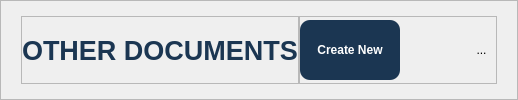
        <widget class="QFrame" name="headerArea">
         <property name="frameShape">
          <enum>QFrame::Shape::StyledPanel</enum>
         </property>
         <property name="frameShadow">
          <enum>QFrame::Shadow::Raised</enum>
         </property>
         <layout class="QHBoxLayout" name="horizontalLayout_2">
          <property name="spacing">
           <number>0</number>
          </property>
          <property name="leftMargin">
           <number>20</number>
          </property>
          <property name="topMargin">
           <number>15</number>
          </property>
          <property name="rightMargin">
           <number>20</number>
          </property>
          <property name="bottomMargin">
           <number>15</number>
          </property>
          <item>
           <widget class="QFrame" name="frame_4">
            <property name="sizePolicy">
             <sizepolicy hsizetype="Expanding" vsizetype="Preferred">
              <horstretch>0</horstretch>
              <verstretch>0</verstretch>
             </sizepolicy>
            </property>
            <property name="frameShape">
             <enum>QFrame::Shape::StyledPanel</enum>
            </property>
            <property name="frameShadow">
             <enum>QFrame::Shadow::Raised</enum>
            </property>
            <layout class="QHBoxLayout" name="horizontalLayout_4">
             <property name="spacing">
              <number>0</number>
             </property>
             <property name="leftMargin">
              <number>0</number>
             </property>
             <property name="topMargin">
              <number>0</number>
             </property>
             <property name="rightMargin">
              <number>0</number>
             </property>
             <property name="bottomMargin">
              <number>0</number>
             </property>
             <item>
              <widget class="QLabel" name="title">
               <property name="sizePolicy">
                <sizepolicy hsizetype="Minimum" vsizetype="Preferred">
                 <horstretch>0</horstretch>
                 <verstretch>0</verstretch>
                </sizepolicy>
               </property>
               <property name="font">
                <font>
                 <pointsize>20</pointsize>
                 <bold>true</bold>
                </font>
               </property>
               <property name="styleSheet">
                <string notr="true">color: #1b3652;</string>
               </property>
               <property name="text">
                <string>OTHER DOCUMENTS</string>
               </property>
              </widget>
             </item>
            </layout>
           </widget>
          </item>
          <item alignment="Qt::AlignRight">
           <widget class="QFrame" name="frame_3">
            <property name="frameShape">
             <enum>QFrame::Shape::StyledPanel</enum>
            </property>
            <property name="frameShadow">
             <enum>QFrame::Shadow::Raised</enum>
            </property>
            <layout class="QHBoxLayout" name="horizontalLayout_3">
             <property name="spacing">
              <number>20</number>
             </property>
             <property name="leftMargin">
              <number>0</number>
             </property>
             <property name="topMargin">
              <number>3</number>
             </property>
             <property name="rightMargin">
              <number>5</number>
             </property>
             <property name="bottomMargin">
              <number>3</number>
             </property>
             <item>
              <widget class="QPushButton" name="createBtn">
               <property name="sizePolicy">
                <sizepolicy hsizetype="Preferred" vsizetype="Preferred">
                 <horstretch>0</horstretch>
                 <verstretch>0</verstretch>
                </sizepolicy>
               </property>
               <property name="minimumSize">
                <size>
                 <width>100</width>
                 <height>20</height>
                </size>
               </property>
               <property name="maximumSize">
                <size>
                 <width>100</width>
                 <height>16777215</height>
                </size>
               </property>
               <property name="font">
                <font>
                 <bold>true</bold>
                </font>
               </property>
               <property name="styleSheet">
                <string notr="true">background-color: #1b3652;
color: white;
border-radius: 10px;</string>
               </property>
               <property name="text">
                <string>Create New</string>
               </property>
              </widget>
             </item>
             <item>
              <widget class="QPushButton" name="searchBtn">
               <property name="styleSheet">
                <string notr="true">border: none;</string>
               </property>
               <property name="text">
                <string/>
               </property>
               <property name="icon">
                <iconset>
                 <normaloff>:/icon/search(blue).svg</normaloff>:/icon/search(blue).svg</iconset>
               </property>
               <property name="iconSize">
                <size>
                 <width>25</width>
                 <height>25</height>
                </size>
               </property>
              </widget>
             </item>
             <item>
              <widget class="QToolButton" name="sortBtn">
               <property name="styleSheet">
                <string notr="true">border: none;</string>
               </property>
               <property name="text">
                <string>...</string>
               </property>
               <property name="icon">
                <iconset>
                 <normaloff>:/icon/sort.svg</normaloff>:/icon/sort.svg</iconset>
               </property>
               <property name="iconSize">
                <size>
                 <width>22</width>
                 <height>22</height>
                </size>
               </property>
               <property name="popupMode">
                <enum>QToolButton::ToolButtonPopupMode::InstantPopup</enum>
               </property>
              </widget>
             </item>
            </layout>
           </widget>
          </item>
         </layout>
        </widget>
